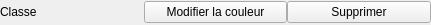
<?xml version="1.0" encoding="UTF-8"?>
<ui version="4.0">
 <class>ColorRuleWidget</class>
 <widget class="QWidget" name="ColorRuleWidget">
  <property name="geometry">
   <rect>
    <x>0</x>
    <y>0</y>
    <width>431</width>
    <height>25</height>
   </rect>
  </property>
  <property name="windowTitle">
   <string>Form</string>
  </property>
  <layout class="QGridLayout" name="gridLayout">
   <property name="leftMargin">
    <number>0</number>
   </property>
   <property name="topMargin">
    <number>0</number>
   </property>
   <property name="rightMargin">
    <number>0</number>
   </property>
   <property name="bottomMargin">
    <number>0</number>
   </property>
   <item row="0" column="0">
    <layout class="QHBoxLayout" name="horizontalLayout">
     <property name="spacing">
      <number>0</number>
     </property>
     <item>
      <widget class="QLabel" name="label">
       <property name="text">
        <string>Classe</string>
       </property>
      </widget>
     </item>
     <item>
      <widget class="QPushButton" name="pushButtonColor">
       <property name="text">
        <string>Modifier la couleur</string>
       </property>
      </widget>
     </item>
     <item>
      <widget class="QPushButton" name="pushButtonDelete">
       <property name="text">
        <string>Supprimer</string>
       </property>
      </widget>
     </item>
    </layout>
   </item>
  </layout>
 </widget>
 <resources/>
 <connections/>
</ui>
